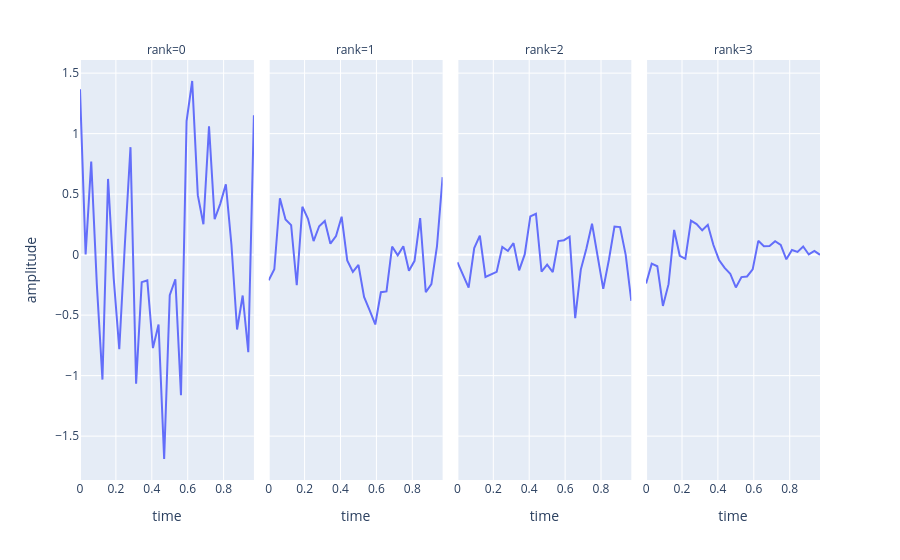

Notebook code cell kept with this figure:
### Code cell
df = pd.DataFrame(tl.to_numpy(hoda.aps_[1]))
df['time'] = epochs.times
df = df.melt(id_vars=['time'], var_name='rank', value_name='amplitude')
px.line(df, x='time', y='amplitude', facet_col='rank', facet_col_wrap=4)

### Figure 1 — Plotly figure (JSON) as saved in the notebook; plotly's stock layout.template omitted (floating-point values rounded to 4 significant figures)
{"data": [{"hovertemplate": "rank=0<br>time=%{x}<br>amplitude=%{y}<extra></extra>", "legendgroup": "", "line": {"color": "#636efa", "dash": "solid"}, "marker": {"symbol": "circle"}, "mode": "lines", "name": "", "orientation": "v", "showlegend": false, "type": "scatter", "x": [0.0, 0.03125, 0.0625, 0.09375, 0.125, 0.1562, 0.1875, 0.2188, 0.25, 0.2812, 0.3125, 0.3438, 0.375, 0.4062, 0.4375, 0.4688, 0.5, 0.5312, 0.5625, 0.5938, 0.625, 0.6562, 0.6875, 0.7188, 0.75, 0.7812, 0.8125, 0.8438, 0.875, 0.9062, 0.9375, 0.9688], "xaxis": "x", "y": [1.367, 0.0007668, 0.7683, -0.2463, -1.033, 0.6258, -0.1915, -0.7816, 0.08735, 0.8882, -1.067, -0.2274, -0.2132, -0.7727, -0.577, -1.689, -0.3355, -0.2035, -1.162, 1.104, 1.435, 0.4916, 0.2515, 1.06, 0.2923, 0.4196, 0.5815, 0.07973, -0.6187, -0.3379, -0.8066, 1.152], "yaxis": "y"}, {"hovertemplate": "rank=1<br>time=%{x}<br>amplitude=%{y}<extra></extra>", "legendgroup": "", "line": {"color": "#636efa", "dash": "solid"}, "marker": {"symbol": "circle"}, "mode": "lines", "name": "", "orientation": "v", "showlegend": false, "type": "scatter", "x": [0.0, 0.03125, 0.0625, 0.09375, 0.125, 0.1562, 0.1875, 0.2188, 0.25, 0.2812, 0.3125, 0.3438, 0.375, 0.4062, 0.4375, 0.4688, 0.5, 0.5312, 0.5625, 0.5938, 0.625, 0.6562, 0.6875, 0.7188, 0.75, 0.7812, 0.8125, 0.8438, 0.875, 0.9062, 0.9375, 0.9688], "xaxis": "x2", "y": [-0.212, -0.1207, 0.4657, 0.2907, 0.2441, -0.2529, 0.3962, 0.2964, 0.1124, 0.2345, 0.2785, 0.09066, 0.1528, 0.3133, -0.04772, -0.1432, -0.08551, -0.3489, -0.461, -0.577, -0.3107, -0.3038, 0.06682, -0.006184, 0.06964, -0.1325, -0.05154, 0.3025, -0.3108, -0.2442, 0.07113, 0.6402], "yaxis": "y2"}, {"hovertemplate": "rank=2<br>time=%{x}<br>amplitude=%{y}<extra></extra>", "legendgroup": "", "line": {"color": "#636efa", "dash": "solid"}, "marker": {"symbol": "circle"}, "mode": "lines", "name": "", "orientation": "v", "showlegend": false, "type": "scatter", "x": [0.0, 0.03125, 0.0625, 0.09375, 0.125, 0.1562, 0.1875, 0.2188, 0.25, 0.2812, 0.3125, 0.3438, 0.375, 0.4062, 0.4375, 0.4688, 0.5, 0.5312, 0.5625, 0.5938, 0.625, 0.6562, 0.6875, 0.7188, 0.75, 0.7812, 0.8125, 0.8438, 0.875, 0.9062, 0.9375, 0.9688], "xaxis": "x3", "y": [-0.06312, -0.1756, -0.2728, 0.05464, 0.1569, -0.1846, -0.1669, -0.1427, 0.0642, 0.03045, 0.09473, -0.1297, 0.001665, 0.316, 0.3379, -0.1406, -0.0824, -0.1439, 0.1121, 0.1191, 0.1479, -0.5246, -0.1235, 0.05058, 0.2549, 0.001211, -0.2825, -0.04458, 0.2326, 0.2279, -0.001464, -0.3829], "yaxis": "y3"}, {"hovertemplate": "rank=3<br>time=%{x}<br>amplitude=%{y}<extra></extra>", "legendgroup": "", "line": {"color": "#636efa", "dash": "solid"}, "marker": {"symbol": "circle"}, "mode": "lines", "name": "", "orientation": "v", "showlegend": false, "type": "scatter", "x": [0.0, 0.03125, 0.0625, 0.09375, 0.125, 0.1562, 0.1875, 0.2188, 0.25, 0.2812, 0.3125, 0.3438, 0.375, 0.4062, 0.4375, 0.4688, 0.5, 0.5312, 0.5625, 0.5938, 0.625, 0.6562, 0.6875, 0.7188, 0.75, 0.7812, 0.8125, 0.8438, 0.875, 0.9062, 0.9375, 0.9688], "xaxis": "x4", "y": [-0.2392, -0.07445, -0.09574, -0.424, -0.244, 0.2041, -0.009439, -0.03427, 0.281, 0.2523, 0.2011, 0.2466, 0.07973, -0.04412, -0.11, -0.1577, -0.2709, -0.1855, -0.1805, -0.1221, 0.114, 0.06935, 0.07081, 0.1108, 0.08001, -0.03874, 0.03863, 0.02211, 0.06699, 0.001386, 0.03063, -0.00164], "yaxis": "y4"}], "layout": {"annotations": [{"font": {}, "showarrow": false, "text": "rank=0", "x": 0.1175, "xanchor": "center", "xref": "paper", "y": 1, "yanchor": "bottom", "yref": "paper"}, {"font": {}, "showarrow": false, "text": "rank=1", "x": 0.3725, "xanchor": "center", "xref": "paper", "y": 1, "yanchor": "bottom", "yref": "paper"}, {"font": {}, "showarrow": false, "text": "rank=2", "x": 0.6275, "xanchor": "center", "xref": "paper", "y": 1, "yanchor": "bottom", "yref": "paper"}, {"font": {}, "showarrow": false, "text": "rank=3", "x": 0.8825, "xanchor": "center", "xref": "paper", "y": 1, "yanchor": "bottom", "yref": "paper"}], "legend": {"tracegroupgap": 0}, "margin": {"t": 60}, "xaxis": {"anchor": "y", "domain": [0, 0.235], "title": {"text": "time"}}, "xaxis2": {"anchor": "y2", "domain": [0.255, 0.49], "matches": "x", "title": {"text": "time"}}, "xaxis3": {"anchor": "y3", "domain": [0.51, 0.745], "matches": "x", "title": {"text": "time"}}, "xaxis4": {"anchor": "y4", "domain": [0.765, 1.0], "matches": "x", "title": {"text": "time"}}, "yaxis": {"anchor": "x", "domain": [0, 1], "title": {"text": "amplitude"}}, "yaxis2": {"anchor": "x2", "domain": [0, 1], "matches": "y", "showticklabels": false}, "yaxis3": {"anchor": "x3", "domain": [0, 1], "matches": "y", "showticklabels": false}, "yaxis4": {"anchor": "x4", "domain": [0, 1], "matches": "y", "showticklabels": false}}}
